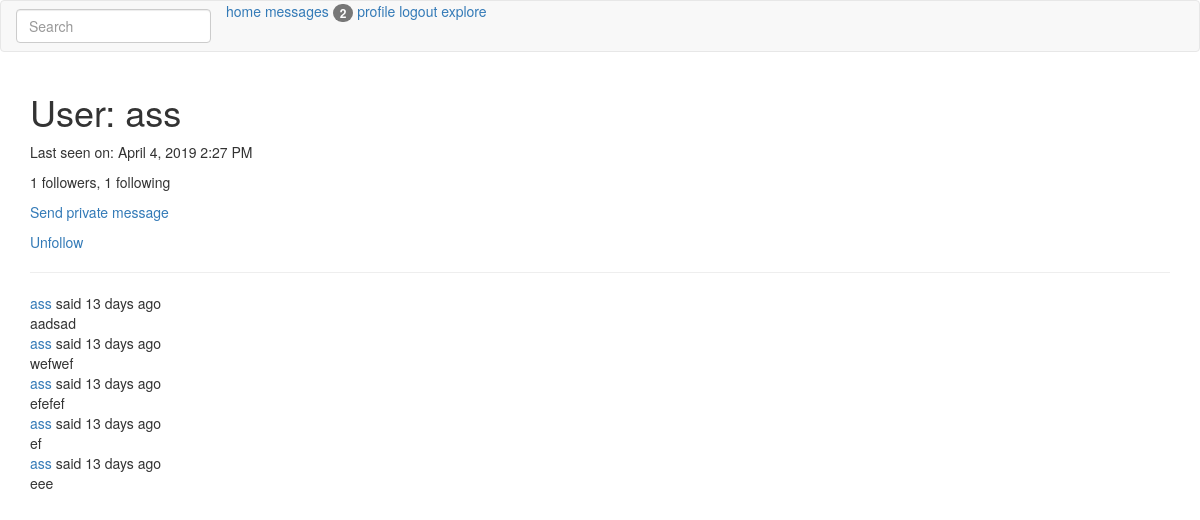
The page /user/ass (signed in) on the database its author committed.
### app/main/models.py (models this page shows, shortened)
class PaginatedAPIMixin(object):
	@staticmethod
	def to_colllection_dict(query, page, per_page, endpoint, **kwargs):
		resources = query.paginate(page, per_page, False)
		data = {
			'items': [item.to_dict() for item in resources.items],
			'_meta': {
				'page': page,
				'per_page': per_page,
				'total_pages': resources.pages,
				'total_items': resources.total
			},
			'_links': {
				'self': url_for(endpoint, page=page, per_page=per_page, **kwargs),
				'next': url_for(endpoint, page=page+1, per_page=per_page, **kwargs) if resources.has_next else None,
				'prev': url_for(endpoint, page=page-1, per_page=per_page, **kwargs) if resources.has_prev else None
			}
		}
		return data

class User(PaginatedAPIMixin, UserMixin, db.Model):
	id = db.Column(db.Integer, primary_key=True)
	username = db.Column(db.String(64), index=True, unique=True)
	email = db.Column(db.String(120), index=True, unique=True)
	password_hash = db.Column(db.String(128))
	posts = db.relationship('Post', backref='author', lazy='dynamic')
	about_me = db.Column(db.String(140))
	last_seen = db.Column(db.DateTime, default=datetime.utcnow)
	messages_sent = db.relationship('Message',
		foreign_keys='Message.sender_id',
		backref='author', lazy='dynamic')
	messages_received = db.relationship('Message',
		foreign_keys='Message.recipient_id',
		backref='recipient', lazy='dynamic')
	last_message_read_time = db.Column(db.DateTime)
	followed = db.relationship(
		'User',
		secondary = followers,
		primaryjoin = (followers.c.follower_id == id),
		secondaryjoin = (followers.c.followed_id == id),
		backref = db.backref('followers', lazy='dynamic'),
		lazy = 'dynamic'
	)
	notifications = db.relationship('Notification', backref='user', lazy='dynamic')
	def is_following(self, user):
		global followers
		return self.followed.filter(followers.c.followed_id == user.id).count() > 0
	@login.user_loader
	def load_user(id):
		return User.query.get(int(id))
	def new_messages(self):
		last_read_time = self.last_message_read_time or datetime(1900, 1, 1)
		return Message.query.filter_by(recipient=self).filter(
			Message.timestamp > last_read_time).count()

class SearchableMixin(object):
	@classmethod
	def before_commit(cls, session):
		session._changes = {
			'add': list(session.new),
			'update': list(session.dirty),
			'delete': list(session.deleted)
		}
	@classmethod
	def after_commit(cls, session):
		for obj in session._changes['add']:
			if isinstance(obj, SearchableMixin):
				add_to_index(obj.__tablename__, obj)
		for obj in session._changes['update']:
			if isinstance(obj, SearchableMixin):
				add_to_index(obj.__tablename__, obj)
		for obj in session._changes['delete']:
			if isinstance(obj, SearchableMixin):
				remove_from_index(obj.__tablename__, obj)

class Post(SearchableMixin, db.Model):
	__searchable__ = ['body']
	id = db.Column(db.Integer, primary_key=True)
	body = db.Column(db.String(140))
	timestamp = db.Column(db.DateTime, index=True, default=datetime.utcnow)
	user_id = db.Column(db.Integer, db.ForeignKey('user.id'))
	language = db.Column(db.String(5))

### app/main/routes.py (the view)
@bp.route('/user/<username>')
@login_required
def user(username):
	user = User.query.filter_by(username=username).first_or_404()
	page = request.args.get('page', 1, type=int)
	posts = user.posts.order_by(Post.timestamp.desc()).paginate(
		page, current_app.config['POSTS_PER_PAGE'], False)
	next_url = url_for('main.user', username=user.username, page=posts.next_num) \
		if posts.has_next else None
	prev_url = url_for('main.user', username=user.username, page=posts.prev_num) \
		if posts.has_prev else None
	return render_template('user.html', user=user, posts=posts.items,
						   next_url=next_url, prev_url=prev_url)

### app/main/forms.py
class SearchForm(FlaskForm):
	q = StringField(_l('Search'), validators=[DataRequired()])
	def __init__(self, *args, **kwargs):
		if 'formdata' not in kwargs:
			kwargs['formdata'] = request.args
		if 'csrf_enabled' not in kwargs:
			kwargs['csrf_enabled'] = False
		super(SearchForm, self).__init__(*args, **kwargs)

### app/main/routes.py (called while the page is built)
@bp.before_request
def before_request():
	if current_user.is_authenticated:
		current_user.last_seen = datetime.utcnow()
		db.session.commit()
		g.search_form = SearchForm()
	g.locale = str(get_locale())

### app/templates/user.html (shortened to what this page needs)
{% extends "base.html" %}
{% block app_content %}
    <h1>{{ _('User: %(username)s', username=user.username) }}</h1>
	{% if user.last_seen %}<p>{{ _('Last seen on: %(seen)s', seen=moment(user.last_seen).format('LLL')) }}</p>{% endif %}
	<p>{{ _('%(followers)i followers, %(following)i following', followers=user.followers.count(), following=user.followed.count()) }}</p>
	{% if user != current_user %}
	<p>
		<a href="{{ url_for('main.send_message', recipient=user.username) }}">
			{{ _('Send private message') }}
		</a>
	</p>
	{% endif %}
	{% if user == current_user %}
        <p><a href="{{ url_for('main.edit_profile') }}">{{ _('Edit your profile') }}</a></p>
    {% elif not current_user.is_following(user) %}
        <p><a href="{{ url_for('main.follow', username=user.username) }}">{{ _('Follow') }}</a></p>
    {% else %}
        <p><a href="{{ url_for('main.unfollow', username=user.username) }}">{{ _('Unfollow') }}</a></p>
    {% endif %}
    <hr>
    {% for post in posts %}
		{% include '_post.html' %}
    {% endfor %}
{% endblock %}

### app/templates/_post.html (shortened to what this page needs)
<table>
	<tr>
		<td>
		{{ _('%(username)s said %(when)s', username=user_link, when=moment(post.timestamp).fromNow()) }}
		<br>
		<span id="post{{ post.id }}">{{ post.body }}</span>
		</td>
	</tr>
</table>

### rows shown on the page
Post: body "aadsad"
Post: body "wefwef"
Post: body "efefef"
Post: body "ef"
Post: body "eee"

### other values the page prints
{{ new_messages }} "2"
